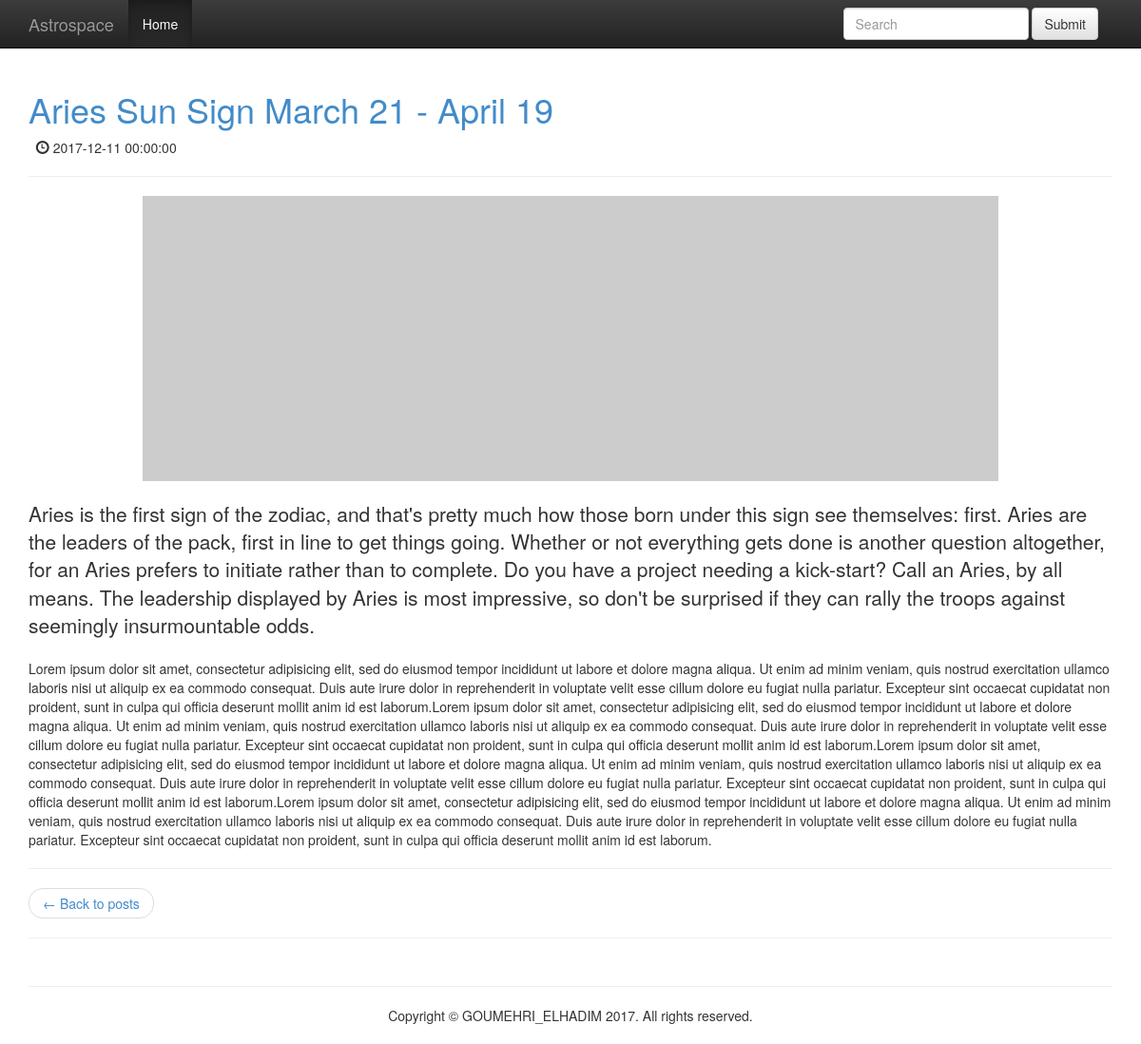
Page /singlepost.php?idArt=2 on the committed database.
### tables this page shows
CREATE TABLE `article` (
  `idArt` int(10) NOT NULL,
  `Titre` varchar(40) NOT NULL,
  `Description` varchar(1000) NOT NULL,
  `FullDescr` text NOT NULL,
  `imgPath` varchar(30) NOT NULL,
  `date` datetime DEFAULT CURRENT_TIMESTAMP,
  `IdPoster` int(10) NOT NULL
);

### singlepost.php (the view, shortened to what this page needs)
<?php
$sql = "select * from cmsdb.article where idArt=".$_GET['idArt'];
$res = mysql_query($sql) or die(mysql_error($cnx));
$art = mysql_fetch_array($res);
 ?>
<html lang="en">
<head>
	<link href="css/bootstrap-3.0.3/css/bootstrap.min.css" rel="stylesheet" />
	<link href="css/bootstrap-3.0.3/css/bootstrap-theme.min.css" rel="stylesheet" />
	<link href="css/blog.css" rel="stylesheet" />
</head>
<body>
	<header class="navbar navbar-inverse navbar-fixed-top bs-docs-nav" role="banner">
		<div class="container">
			<div class="navbar-header">
				<a href="index.html" class="navbar-brand">Astrospace</a>
			</div>
			<nav class="collapse navbar-collapse bs-navbar-collapse" role="navigation">
				<form class="navbar-form navbar-right" role="search">
			      <div class="form-group">
			        <input type="text" class="form-control" placeholder="Search">
			      </div>
			      <button type="submit" class="btn btn-default">Submit</button>
			    </form>
				<ul class="nav navbar-nav">
					<li class="active"><a href="index.php">Home</a></li>
				</ul>
			</nav>
		</div>
	</header>
	<div class="container">
		<div class="row">
			<div class="col-md-12">
				<article>
					<h1><a href=""><?php echo $art['Titre']; ?></a></h1>
			        <div class="row">
			          	<div class="col-sm-6 col-md-6">
			          		&nbsp;&nbsp;<span class="glyphicon glyphicon-time"></span> <?php echo $art['date']; ?>
			          	</div>
			          </div>
			          <hr>
			          <img src=<?php echo $art['imgPath'];?> class="img-responsive" style="margin: auto">
			          <br />
			          <p class="lead"><?php echo $art['Description']; ?></p>
			          <p><?php echo $art['FullDescr']; ?></p>
			          <hr>
				</article>
				<ul class="pager">
					<li class="previous"><a href="index.php">&larr; Back to posts</a></li>
				</ul>
				<hr />
			</div>
		</div>
	</div>
	<footer>
		<div class="container">
			<hr />
			<p class="text-center">Copyright &copy; GOUMEHRI_ELHADIM 2017. All rights reserved.</p>
		</div>
	</footer>
</body>
</html>

### css/blog.css (style rules this page uses)
body { margin-top: 75px; }
footer { margin: 10px 0; }

### rows in the picture
article: Titre "Aries Sun Sign March 21 - April 19", date "2017-12-11 00:00:00", Description "Aries is the first sign of the zodiac, and that's pretty much how those born under this sign see themselves: first. Aries are the leaders of the pack, first in line to get things going. Whether or not everything gets done is another question altogether, for an Aries prefers to initiate rather than to complete. Do you have a project needing a kick-start? Call an Aries, by all means. The leadership displayed by Aries is most impressive, so don't be surprised if they can rally the troops against seemingly insurmountable odds.", FullDescr "Lorem ipsum dolor sit amet, consectetur adipisicing elit, sed do eiusmod tempor incididunt ut labore et dolore magna aliqua. Ut enim ad minim veniam, quis nostrud exercitation ullamco laboris nisi ut aliquip ex ea commodo consequat. Duis aute irure dolor in reprehenderit in voluptate velit esse cillum dolore eu fugiat nulla pariatur. Excepteur sint occaecat cupidatat non proident, sunt in culpa qui officia deserunt mollit anim id est laborum.Lorem ipsum dolor sit amet, consectetur adipisicing elit, sed do eiusmod tempor incididunt ut labore et dolore magna aliqua. Ut enim ad minim veniam, quis nostrud exercitation ullamco laboris nisi ut aliquip ex ea commodo consequat. Duis aute irure…"
